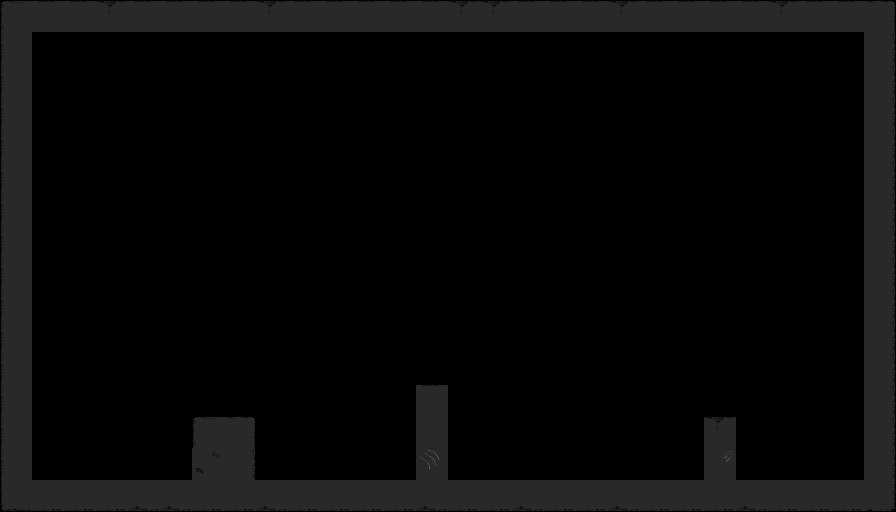

Tiled map render using the project's own tile images. Description and the map definition, with tile-layer contents summarised, below:
An orthogonal 28x16 tile map with 32x32 px tiles, 1 tile layer (Platforms).

<map version="1.2" tiledversion="1.3.4" orientation="orthogonal" renderorder="right-down" width="28" height="16" tilewidth="32" tileheight="32" infinite="0" nextlayerid="6" nextobjectid="2">
 <editorsettings>
  <export target="level2.json" format="json" />
 </editorsettings>
 <tileset firstgid="1" name="ScaleDistortionGameTileset" tilewidth="32" tileheight="32" tilecount="15" columns="5">
  <image source="../Tiles/initialTileSheetPlatform.png" width="160" height="96" />
  <tile id="0">
   <properties>
    <property name="collides" type="bool" value="true" />
   </properties>
  </tile>
  <tile id="1">
   <properties>
    <property name="collides" type="bool" value="true" />
   </properties>
  </tile>
  <tile id="2">
   <properties>
    <property name="collides" type="bool" value="true" />
   </properties>
  </tile>
  <tile id="3">
   <properties>
    <property name="collides" type="bool" value="true" />
   </properties>
  </tile>
  <tile id="4">
   <properties>
    <property name="collides" type="bool" value="true" />
   </properties>
  </tile>
  <tile id="5">
   <properties>
    <property name="collides" type="bool" value="true" />
   </properties>
  </tile>
  <tile id="6">
   <properties>
    <property name="collides" type="bool" value="true" />
   </properties>
  </tile>
  <tile id="7">
   <properties>
    <property name="collides" type="bool" value="true" />
   </properties>
  </tile>
  <tile id="8">
   <properties>
    <property name="collides" type="bool" value="true" />
   </properties>
  </tile>
  <tile id="9">
   <properties>
    <property name="collides" type="bool" value="true" />
   </properties>
  </tile>
  <tile id="10">
   <properties>
    <property name="collides" type="bool" value="true" />
   </properties>
  </tile>
  <tile id="11">
   <properties>
    <property name="collides" type="bool" value="true" />
   </properties>
  </tile>
  <tile id="12">
   <properties>
    <property name="collides" type="bool" value="true" />
   </properties>
  </tile>
  <tile id="13">
   <properties>
    <property name="collides" type="bool" value="true" />
   </properties>
  </tile>
  <tile id="14">
   <properties>
    <property name="collides" type="bool" value="true" />
   </properties>
  </tile>
 </tileset>
 <layer id="5" name="Platforms" width="28" height="16">
  <data>[448 cells, 93 non-empty, 14 distinct tile ids]</data>
 </layer>
</map>
